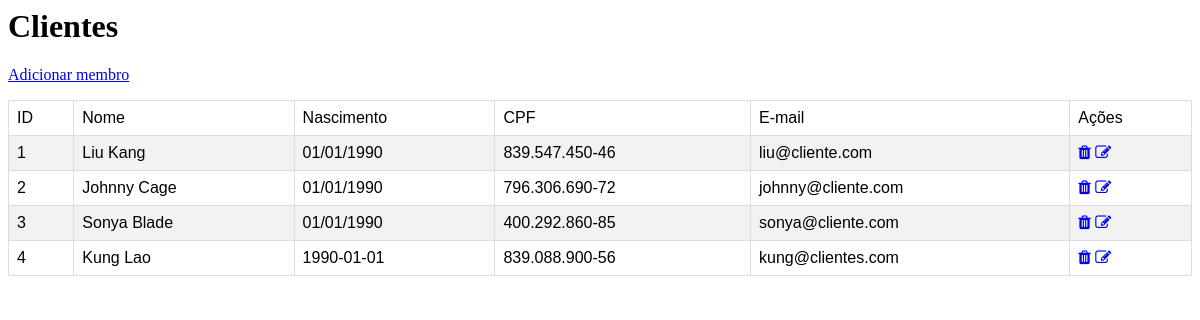
/clientes/, run on the app's committed database.
### clientes/models.py (models this page shows)
class Clientes(models.Model):
  nome = models.CharField(max_length=255)
  cpf = models.CharField(max_length=15)
  nascimento = models.CharField(max_length=11)
  email = models.CharField(max_length=255)
  senha = models.CharField(max_length=50)

### clientes/views.py (the view)
# urls.py: path('', views.index, name='index'),
def index(request):
    listaClientes = Clientes.objects.all().values()
    template = loader.get_template('index.html')
    context = {
     'listaClientes':listaClientes,
    }
    return HttpResponse(template.render(context, request))

### clientes/templates/index.html (shortened to what this page needs)
<link rel="stylesheet" href="https://cdnjs.cloudflare.com/ajax/libs/font-awesome/4.7.0/css/font-awesome.min.css">
<h1>Clientes</h1>
<table id="clientes" border="1">
<tr>
<td>ID</td>
<td>Nome</td>
<td>Nascimento</td>
<td>CPF</td>
<td>E-mail</td>
<td>Ações</td>
</tr>
{% for cliente in listaClientes %}
<tr>
<td>{{ cliente.id }} </td>
<td>{{ cliente.nome }}</td>
<td>{{ cliente.nascimento }}</td>
<td>{{ cliente.cpf }}</td>
<td>{{ cliente.email }}</td>
<td>
<a href="apagar/{{ cliente.id }}"><i class="fa fa-trash"></i></a>
<a href="editar/{{ cliente.id }}"><i class="fa fa-edit"></i></a>
</td>
</tr>
{% endfor %}
<p><a href="adicionar/">Adicionar membro</a></p>
</table>

### clientes/templates/index.html (style rules this page uses)
#clientes { font-family: Arial, Helvetica, sans-serif; border-collapse: collapse; width: 100%; }
#clientes td, #clientes th { border: 1px solid #ddd; padding: 8px; }
#clientes tr:nth-child(even) { background-color: #f2f2f2; }

### data on the page
Clientes: id "1", nome "Liu Kang", nascimento "01/01/1990", cpf "839.547.450-46", email "liu@cliente.com"
Clientes: id "2", nome "Johnny Cage", nascimento "01/01/1990", cpf "796.306.690-72", email "johnny@cliente.com"
Clientes: id "3", nome "Sonya Blade", nascimento "01/01/1990", cpf "400.292.860-85", email "sonya@cliente.com"
Clientes: id "4", nome "Kung Lao", nascimento "1990-01-01", cpf "839.088.900-56", email "kung@clientes.com"
